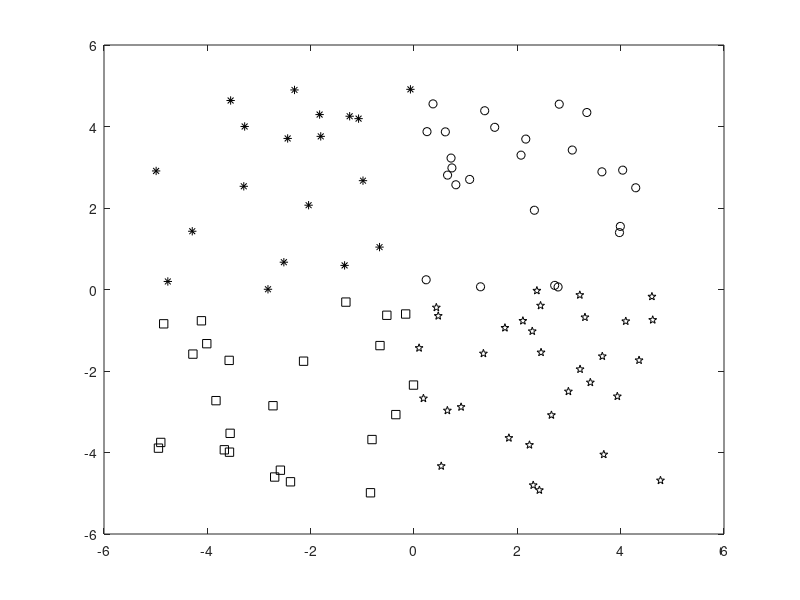

Write MATLAB code to recreate this figure. (Note: this script raises an error after producing the figure.)

% Praktikumsblatt 5 - Neuronale Netze
% Aufgabe 2

%% Lerndatensaetze erzeugen
% Code aus Praktikumsblatt
n = 100;
Mx = 10;
% Erstelle eine 2xn-Matrix mit Werten zufaelligen Werten zw. -5 und 5
E = Mx*rand([2,n])-Mx/2*ones(2,n); % Mittelwert Null
disp(E);
% Ist Wert > Null? -> 1 oder 0
k1 = E(1,:) >= 0;
k2 = E(2,:) >= 0;

A = [and(k1,k2);            % 1. Quadrant
     and(not(k1),k2);       % 2. Quadrant
     and(not(k1),not(k2));  % 3. Quadrant
     and(k1,not(k2))        % 4. Quadrant
    ];
  
%% plot
window = figure(1);
set(window, 'Position', [0 0 1024 768]);
plot(E(1,A(1,:)),E(2,A(1,:)),'ok'); hold on;
plot(E(1,A(2,:)),E(2,A(2,:)),'*k');
plot(E(1,A(3,:)),E(2,A(3,:)),'sk');
plot(E(1,A(4,:)),E(2,A(4,:)),'pk');

%% Trainingsphase
%Lernziel: Das neuronale Netz soll erkennen, in welchem Quadranten sich
% ein Punkt P(x,y) mit -5<=x,y<=5 befindet.
W1 = rand(3,3);
W2 = rand(3,4);
W3 = rand(4,4);

[W1trained,W2trained,W3trained,n,sse] = trainiere3(W1,W2,W3,E',A',1000,0.001,0.0001,0.075);

%% Auswertung
while(1)
   [x,y] = ginput(1);
   d = werteaus3(W1trained,W2trained,W3trained,[x y]);
   disp(d);
   
   % round 
   a = round(d);
   disp(a);
end